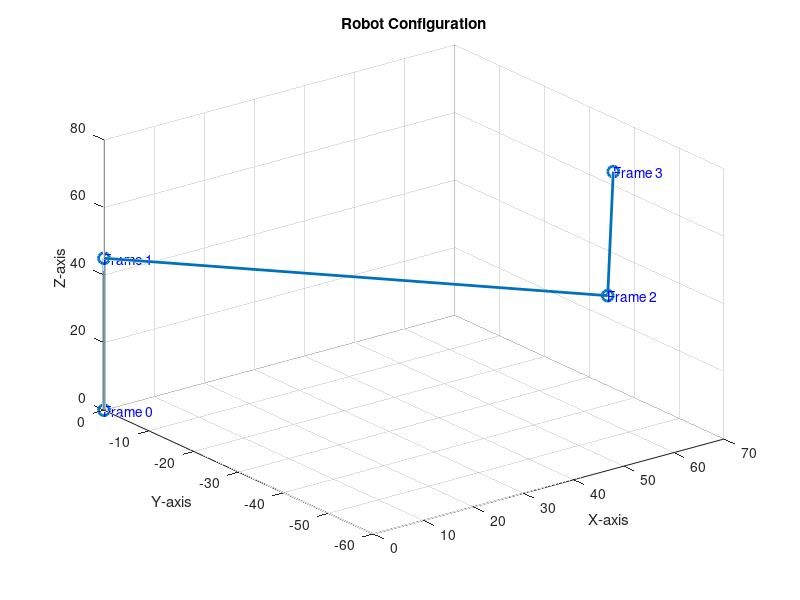

The MATLAB script that drew this image:
% Denavit-Hartenberg Parameters for the RPR Robot
% Each row corresponds to a link: [a_i, alpha_i, d_i, theta_i]
% a_i = link length, alpha_i = twist angle, d_i = link offset, theta_i = joint angle
DH_table = [
    0, pi/2, 45, pi/4;    % Link 1 (Revolute joint, theta1 = pi/4)
    0, 0, 25 + 50, 0;     % Link 2 (Prismatic joint, rho = 50 mm)
    30, pi/2, 0, pi/3     % Link 3 (Revolute joint, theta2 = pi/3)
];

% Number of links
num_links = size(DH_table, 1);

% Initialize overall transformation matrix as identity matrix
T_total = eye(4);

% Initialize arrays for visualization
x_points = [0]; % X-coordinates of frames
y_points = [0]; % Y-coordinates of frames
z_points = [0]; % Z-coordinates of frames

% Loop through each link to compute transformation matrices
fprintf('Transformation Matrices for Each Link:\n');
for i = 1:num_links
    % Extract DH parameters for the current link
    a = DH_table(i, 1);        % Link length
    alpha = DH_table(i, 2);    % Twist angle
    d = DH_table(i, 3);        % Link offset
    theta = DH_table(i, 4);    % Joint angle
    
    % Compute the transformation matrix for the current link
    T = [
        cos(theta), -sin(theta)*cos(alpha),  sin(theta)*sin(alpha), a*cos(theta);
        sin(theta),  cos(theta)*cos(alpha), -cos(theta)*sin(alpha), a*sin(theta);
        0,           sin(alpha),            cos(alpha),            d;
        0,           0,                     0,                     1
    ];
    
    % Display the transformation matrix for the current link
    fprintf('Link %d Transformation Matrix:\n', i);
    disp(T);
    
    % Update the overall transformation matrix
    T_total = T_total * T;
    
    % Store the position of the frame for visualization
    x_points = [x_points, T_total(1, 4)];
    y_points = [y_points, T_total(2, 4)];
    z_points = [z_points, T_total(3, 4)];
end

% Display the final transformation matrix from base to end-effector
fprintf('Final Transformation Matrix (T_0T_n):\n');
disp(T_total);

% Visualization of the robot's configuration
figure;
plot3(x_points, y_points, z_points, '-o', 'LineWidth', 2, 'MarkerSize', 8);
grid on;
xlabel('X-axis');
ylabel('Y-axis');
zlabel('Z-axis');
title('Robot Configuration');
hold on;

% Annotate frames
for i = 1:length(x_points)
    text(x_points(i), y_points(i), z_points(i), sprintf('Frame %d', i-1), 'FontSize', 10, 'Color', 'b');
end
hold off;
